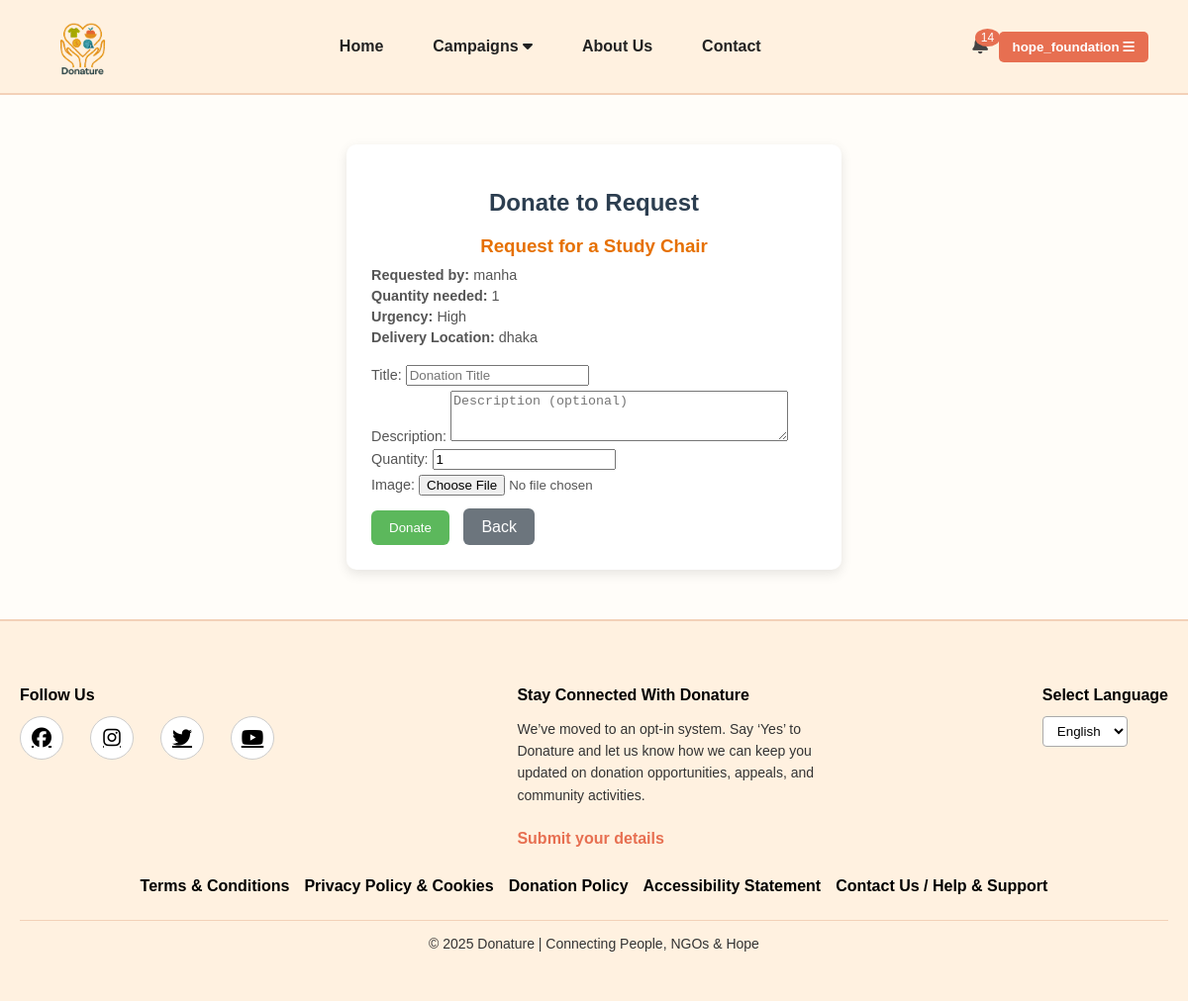
The app's page /donate-request/12/ (signed in) with its own data.
### donations/models.py (models this page shows, shortened)
class User(AbstractUser):
    USER_TYPE_CHOICES = (
        ('donor/recipient', 'Donor/Recipient'),
        ('ngo', 'NGO'),
        ('admin', 'Admin'),
    )
    user_type = models.CharField(max_length=20, choices=USER_TYPE_CHOICES, blank=True, null=True)
    is_approved = models.BooleanField(default=False)  # For NGO approval
    profile_picture = models.ImageField(upload_to='profile_pics/', blank=True, null=True) # Profile picture field

class RequestItem(models.Model):
    STATUS_CHOICES = (
        ('pending', 'Pending Approval'),
        ('approved', 'Approved'),
        ('rejected', 'Rejected'),
    )
    URGENCY_CHOICES = (
        ('low', 'Low'),
        ('medium', 'Medium'),
        ('high', 'High'),
    )
    requester = models.ForeignKey(
        User,
        on_delete=models.CASCADE,
        limit_choices_to={'user_type': 'donor/recipient'},
        related_name="requests"
    )
    image = models.ImageField(upload_to="request_items/", blank=True, null=True)
    title = models.CharField(max_length=200)
    category = models.ForeignKey(Category, on_delete=models.CASCADE, null=True, blank=True)
    quantity = models.PositiveIntegerField(default=1)
    description = models.TextField()
    needed_before = models.DateField(blank=True, null=True)
    delivery_location = models.CharField(max_length=255, blank=True, null=True)
    contact_number = models.CharField(max_length=20, blank=True, null=True)
    notify_immediately = models.BooleanField(default=False)
    urgency = models.CharField(
        max_length=6,
        choices=URGENCY_CHOICES,
        default='low',
        help_text="Set the urgency of this request."
    )
    status = models.CharField(max_length=20, choices=STATUS_CHOICES, default='pending')
    created_at = models.DateTimeField(auto_now_add=True)
    approved_at = models.DateTimeField(blank=True, null=True)

### donations/views.py (the view)
# urls.py: path('donate-request/<int:request_id>/', views.donate_item_to_request, name='donate_item_to_request'),
@login_required
def donate_item_to_request(request, request_id):
    request_item = get_object_or_404(RequestItem, id=request_id)
    if request_item.requester == request.user:
        messages.error(request, "You cannot donate to your own request.")
        return redirect('donate_to_requests')  # 🔥 ঠিক করা হয়েছে
    if request.method == 'POST':
        form = DonationToRequestForm(request.POST, request.FILES)
        if form.is_valid():
            donation = form.save(commit=False)
            donation.donor = request.user
            donation.request_item = request_item
            donation.save()
            user_reward, created = UserReward.objects.get_or_create(user=request.user)
            user_reward.add_points(20)  # 20 points for item donation to request
            Notification.objects.create(
                user=request_item.requester,
                message=f"{request.user.username} has donated '{donation.title}' for your request '{request_item.title}'.",
                link=reverse('request_detail', args=[request_item.id])  # ✅ ঠিক আছে
            )
            messages.success(request, f"Successfully donated '{donation.title}' to {request_item.title}!")
            return redirect('my_donations')  # ✅ donor's my donations page
    else:
        form = DonationToRequestForm()
    context = {
        'form': form,
        'request_item': request_item,
    }
    return render(request, 'donations/donate_item_to_request.html', context)

### donations/forms.py
class DonationToRequestForm(forms.ModelForm):
    class Meta:
        model = DonationToRequest
        fields = ['title', 'description', 'quantity', 'image']
        widgets = {
            'title': forms.TextInput(attrs={'class': 'form-control', 'placeholder': 'Donation Title'}),
            'description': forms.Textarea(attrs={'class': 'form-control', 'rows': 3, 'placeholder': 'Description (optional)'}),
            'quantity': forms.NumberInput(attrs={'class': 'form-control', 'min': 1}),
            'image': forms.ClearableFileInput(attrs={'class': 'form-control'}),
        }

### custom_admin/views.py (called while the page is built)
def admin_context(request):
    if request.user.is_authenticated and request.user.user_type == 'admin':
        return {
            'pending_ngos_count': User.objects.filter(user_type='ngo', is_approved=False).count(),
            'pending_campaigns_count': Campaign.objects.filter(status='pending').count(),
            'pending_requests_count': RequestItem.objects.filter(status='pending').count(),
        }
    return {}

### donations/context_processors.py (called while the page is built)
def notifications_context(request):
    if request.user.is_authenticated:
        notifications = Notification.objects.filter(user=request.user).order_by('-created_at')[:5]
        unread_count = Notification.objects.filter(user=request.user, is_read=False).count()
    else:
        notifications = []
        unread_count = 0
    return {
        'notifications': notifications,
        'notifications_unread_count': unread_count
    }

### donations/templates/donations/donate_item_to_request.html (shortened to what this page needs)
{% extends "donations/base.html" %}
{% load static %}
{% block content %}
<link rel="stylesheet" href="{% static 'donations/css/donate_item_to_requests.css' %}">
<div class="donate-form-container">
    <div class="donate-card">
        <h2>Donate to Request</h2>
        <h3>{{ request_item.title }}</h3>
        <p><strong>Requested by:</strong> {{ request_item.requester.username }}</p>
        <p><strong>Quantity needed:</strong> {{ request_item.quantity }}</p>
        <p><strong>Urgency:</strong> {{ request_item.get_urgency_display }}</p>
        <p><strong>Delivery Location:</strong> {{ request_item.delivery_location|default:"Not specified" }}</p>
        <form method="post" enctype="multipart/form-data" class="donate-form">
            {{ form.as_p }}
            <button type="submit" class="btn btn-donate">Donate</button>
            <a href="{% url 'donate_to_requests' %}" class="btn btn-back">Back</a>
        </form>
    </div>
</div>
{% endblock %}

### donations/templates/donations/base.html (shortened to what this page needs)
{% load static %}
<!DOCTYPE html>
<html lang="en">
<head>
  <link rel="stylesheet" href="{% static 'donations/css/base.css' %}">
  <link rel="stylesheet" href="https://cdnjs.cloudflare.com/ajax/libs/font-awesome/6.5.0/css/all.min.css">
</head>
<body>
<nav class="navbar">
  <div class="navbar-container">
    <div class="logo-area">
      <img src="{% static 'donations/images/logo.png' %}" alt="Logo" class="logo">
    </div>
    <ul class="nav-links">
      <li><a href="{% url 'home' %}">Home</a></li>
      {% if request.user.is_authenticated %}
        {% if request.user.user_type == 'donor/recipient' %}
          <li class="dropdown">
            <a href="#">Donate <i class="fa fa-caret-down"></i></a>
            <ul class="dropdown-content">
              <li><a href="{% url 'donate_item' %}">Donate Item</a></li>
              <li><a href="{% url 'request_item' %}">Request Item</a></li>
              <li><a href="{% url 'donate_to_requests' %}">Donate to Requests</a></li>
            </ul>
          </li>
          <li><a href="{% url 'explore_donations' %}">Explore Donations</a></li>
          <li><a href="{% url 'explore_campaigns' %}">Explore Campaigns</a></li>
        {% elif request.user.user_type == 'ngo' %}
          <li class="dropdown">
            <a href="#">Campaigns <i class="fa fa-caret-down"></i></a>
          </li>
        {% endif %}
      {% endif %}
      <li><a href="{% url 'about' %}">About Us</a></li>
      <li><a href="{% url 'contact' %}">Contact</a></li>
    </ul>
    <div class="auth-btn">
      {% if request.user.is_authenticated %}
<div class="notification-dropdown">
  <button class="notification-btn">
    {% if notifications_unread_count > 0 %}
      <span class="badge">{{ notifications_unread_count }}</span>
    {% endif %}
  </button>
</div>
        <div class="dropdown">
          <button class="dropdown-btn">
            {{ request.user.username }}
            <i class="fa fa-bars"></i>
          </button>
        </div>
      {% else %}
        <a href="#" onclick="openModal('loginModal')" class="login-btn">Log In / Sign Up</a>
      {% endif %}
    </div>
  </div>
</nav>
<main>
  {% block content %}{% endblock %}
</main>
<footer class="footer">
  <div class="footer-container">
    <div class="footer-section">
      <p class="footer-title">Follow Us</p>
      <div class="social-icons">
        <a href="#"><i class="fab fa-facebook"></i></a>
        <a href="#"><i class="fab fa-instagram"></i></a>
        <a href="#"><i class="fab fa-twitter"></i></a>
        <a href="#"><i class="fab fa-youtube"></i></a>
      </div>
    </div>
    <div class="footer-section">
      <p class="footer-title">Stay Connected With Donature</p>
      <p class="footer-text">
        We’ve moved to an opt-in system. Say ‘Yes’ to Donature and let us know how we can keep you
        updated on donation opportunities, appeals, and community activities.
      </p>
      <a href="#" class="footer-link">Submit your details</a>
    </div>
    <div class="footer-section">
      <p class="footer-title">Select Language</p>
      <select class="language-select">
        <option>English</option>
      </select>
    </div>
  </div>
  <div class="footer-links">
    <a href="#">Terms & Conditions</a>
    <a href="#">Privacy Policy & Cookies</a>
    <a href="#">Donation Policy</a>
    <a href="#">Accessibility Statement</a>
    <a href="#">Contact Us / Help & Support</a>
  </div>
  <div class="footer-bottom">
    © 2025 Donature | Connecting People, NGOs & Hope
  </div>
</footer>
</body>
</html>

### donations/static/donations/css/base.css (style rules this page uses)
body { margin: 0; font-family: Arial, sans-serif; background-color: #fffdf9; color: #222; overflow-x: hidden; }
.navbar { background-color: #fff1e0; padding: 12px 40px; border-bottom: 2px solid #f3d1b8; }
.navbar-container { display: flex; justify-content: space-between; align-items: center; }
.logo-area { display: flex; align-items: center; }
.logo { height: 70px; margin-right: 8px; }
.nav-links { list-style: none; display: flex; gap: 30px; margin: 0; padding: 0; }
.nav-links a { text-decoration: none; font-weight: bold; color: #222; padding: 6px 10px; border-radius: 5px; transition: all 0.3s ease; }
.navbar .dropdown { position: relative; display: inline-block; }
.navbar .dropdown a { cursor: pointer; }
.notification-dropdown { position: relative; display: inline-block; }
.notification-btn { background: none; border: none; cursor: pointer; font-size: 18px; position: relative; color: #444; }
.notification-btn .badge { position: absolute; top: -6px; right: -6px; background: #e76f51; color: white; font-size: 12px; border-radius: 50%; padding: 2px 6px; }
.auth-btn .dropdown { position: relative; display: inline-block; }
.dropdown-btn { background-color: #e76f51; color: white; border: none; border-radius: 5px; padding: 8px 14px; font-weight: bold; cursor: pointer; transition: background 0.3s ease; }
.footer { background-color: #fff1e0; padding: 50px 20px; border-top: 2px solid #f3d1b8; font-family: Arial, sans-serif; color: #333; }
.footer-container { display: flex; justify-content: space-between; flex-wrap: wrap; gap: 40px; max-width: 1200px; margin: 0 auto 30px auto; }
.footer-title { font-weight: bold; font-size: 16px; margin-bottom: 12px; color: #000; }
.footer-text { font-size: 14px; line-height: 1.6; color: #333; max-width: 300px; }
.footer-link { color: #e76f51; font-weight: bold; text-decoration: none; display: inline-block; margin-top: 10px; }
.social-icons a { font-size: 20px; margin-right: 15px; color: #000; transition: color 0.3s; }
.language-select { padding: 6px 10px; border: 1px solid #aaa; border-radius: 4px; background: #fff; cursor: pointer; }
.footer-links { display: flex; flex-wrap: wrap; justify-content: center; gap: 15px; margin-bottom: 25px; }
.footer-links a { color: #000; text-decoration: none; font-weight: bold; transition: color 0.3s; }
.footer-bottom { font-size: 14px; color: #333; text-align: center; border-top: 1px solid #f3d1b8; padding-top: 15px; }
.social-icons { display: flex; justify-content: center; gap: 12px; margin-top: 10px; }
.social-icons a { display: inline-flex; align-items: center; justify-content: center; width: 42px; height: 42px; border: 1px solid #ccc; border-radius: 50%; background: #fff; transition: 0.3s; }

### donations/static/donations/css/donate_item_to_requests.css (style rules this page uses)
.donate-form-container { max-width: 500px; margin: 30px auto; padding: 20px; }
.donate-card { background: #fff; border-radius: 10px; padding: 25px; box-shadow: 0 4px 12px rgba(0,0,0,0.1); }
.donate-card h2 { text-align: center; color: #2c3e50; margin-bottom: 15px; }
.donate-card h3 { color: #e67002; margin-bottom: 10px; text-align: center; }
.donate-card p { margin: 5px 0; font-size: 0.9rem; color: #555; }
.donate-form { margin-top: 20px; }
.btn-donate, .btn-back { padding: 10px 18px; border-radius: 6px; font-weight: 500; border: none; cursor: pointer; margin-top: 10px; text-decoration: none; }
.btn-donate { background: #5cb85c; color: white; }
.btn-back { background: #6c757d; color: white; margin-left: 10px; }

### records on screen
User: user.username "hope_foundation"
RequestItem: title "Request for a Study Chair", requester.username "manha", quantity "1", urgency "High", delivery_location "dhaka"

### other values on screen
{{ notifications_unread_count }} "14"
